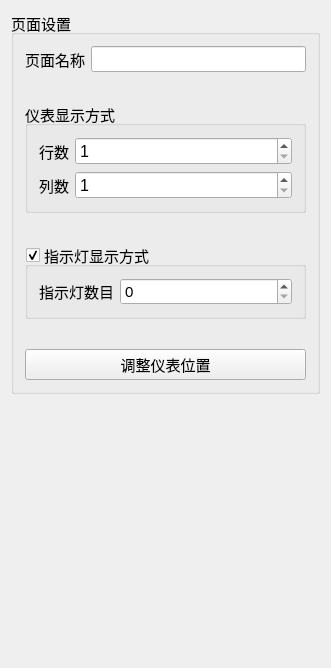
<?xml version="1.0" encoding="UTF-8"?>
<ui version="4.0">
 <class>PageConfigDlg</class>
 <widget class="QWidget" name="PageConfigDlg">
  <property name="geometry">
   <rect>
    <x>0</x>
    <y>0</y>
    <width>331</width>
    <height>668</height>
   </rect>
  </property>
  <property name="focusPolicy">
   <enum>Qt::ClickFocus</enum>
  </property>
  <property name="windowTitle">
   <string>PageConfigDlg</string>
  </property>
  <layout class="QVBoxLayout" name="verticalLayout_2">
   <item>
    <widget class="QGroupBox" name="groupBox">
     <property name="font">
      <font>
       <pointsize>11</pointsize>
      </font>
     </property>
     <property name="title">
      <string>页面设置</string>
     </property>
     <layout class="QVBoxLayout" name="verticalLayout">
      <property name="spacing">
       <number>30</number>
      </property>
      <item>
       <layout class="QHBoxLayout" name="pageNameHorizontalLayout">
        <item>
         <widget class="QLabel" name="pageNameLabel">
          <property name="sizePolicy">
           <sizepolicy hsizetype="Fixed" vsizetype="Preferred">
            <horstretch>0</horstretch>
            <verstretch>0</verstretch>
           </sizepolicy>
          </property>
          <property name="text">
           <string>页面名称</string>
          </property>
          <property name="buddy">
           <cstring>pageNameLineEdit</cstring>
          </property>
         </widget>
        </item>
        <item>
         <widget class="QLineEdit" name="pageNameLineEdit">
          <property name="focusPolicy">
           <enum>Qt::ClickFocus</enum>
          </property>
         </widget>
        </item>
       </layout>
      </item>
      <item>
       <widget class="QGroupBox" name="meterGroupBox">
        <property name="enabled">
         <bool>true</bool>
        </property>
        <property name="title">
         <string>仪表显示方式</string>
        </property>
        <property name="checkable">
         <bool>false</bool>
        </property>
        <layout class="QGridLayout" name="gridLayout">
         <item row="0" column="0">
          <widget class="QLabel" name="rowLabel">
           <property name="sizePolicy">
            <sizepolicy hsizetype="Fixed" vsizetype="Preferred">
             <horstretch>0</horstretch>
             <verstretch>0</verstretch>
            </sizepolicy>
           </property>
           <property name="frameShape">
            <enum>QFrame::NoFrame</enum>
           </property>
           <property name="frameShadow">
            <enum>QFrame::Sunken</enum>
           </property>
           <property name="text">
            <string>行数</string>
           </property>
           <property name="margin">
            <number>0</number>
           </property>
           <property name="indent">
            <number>-1</number>
           </property>
           <property name="buddy">
            <cstring>rowSpinBox</cstring>
           </property>
          </widget>
         </item>
         <item row="0" column="1">
          <widget class="QSpinBox" name="rowSpinBox">
           <property name="font">
            <font>
             <pointsize>12</pointsize>
            </font>
           </property>
           <property name="cursor">
            <cursorShape>IBeamCursor</cursorShape>
           </property>
           <property name="mouseTracking">
            <bool>false</bool>
           </property>
           <property name="focusPolicy">
            <enum>Qt::ClickFocus</enum>
           </property>
           <property name="minimum">
            <number>1</number>
           </property>
           <property name="maximum">
            <number>4</number>
           </property>
          </widget>
         </item>
         <item row="1" column="0">
          <widget class="QLabel" name="columnLabel">
           <property name="text">
            <string>列数</string>
           </property>
           <property name="buddy">
            <cstring>columnSpinBox</cstring>
           </property>
          </widget>
         </item>
         <item row="1" column="1">
          <widget class="QSpinBox" name="columnSpinBox">
           <property name="font">
            <font>
             <pointsize>12</pointsize>
            </font>
           </property>
           <property name="focusPolicy">
            <enum>Qt::ClickFocus</enum>
           </property>
           <property name="minimum">
            <number>1</number>
           </property>
           <property name="maximum">
            <number>4</number>
           </property>
          </widget>
         </item>
        </layout>
       </widget>
      </item>
      <item>
       <widget class="QGroupBox" name="lampGroupBox">
        <property name="focusPolicy">
         <enum>Qt::ClickFocus</enum>
        </property>
        <property name="title">
         <string>指示灯显示方式</string>
        </property>
        <property name="checkable">
         <bool>true</bool>
        </property>
        <layout class="QHBoxLayout" name="horizontalLayout">
         <item>
          <widget class="QLabel" name="lampLabel">
           <property name="sizePolicy">
            <sizepolicy hsizetype="Fixed" vsizetype="Preferred">
             <horstretch>0</horstretch>
             <verstretch>0</verstretch>
            </sizepolicy>
           </property>
           <property name="text">
            <string>指示灯数目</string>
           </property>
           <property name="buddy">
            <cstring>lampNumSpinBox</cstring>
           </property>
          </widget>
         </item>
         <item>
          <widget class="QSpinBox" name="lampNumSpinBox">
           <property name="focusPolicy">
            <enum>Qt::ClickFocus</enum>
           </property>
           <property name="maximum">
            <number>6</number>
           </property>
          </widget>
         </item>
        </layout>
       </widget>
      </item>
      <item>
       <widget class="QPushButton" name="posAdjustPushButton">
        <property name="text">
         <string>调整仪表位置</string>
        </property>
       </widget>
      </item>
     </layout>
    </widget>
   </item>
   <item>
    <spacer name="verticalSpacer">
     <property name="orientation">
      <enum>Qt::Vertical</enum>
     </property>
     <property name="sizeHint" stdset="0">
      <size>
       <width>20</width>
       <height>366</height>
      </size>
     </property>
    </spacer>
   </item>
  </layout>
 </widget>
 <layoutdefault spacing="6" margin="11"/>
 <tabstops>
  <tabstop>meterGroupBox</tabstop>
 </tabstops>
 <resources/>
 <connections>
  <connection>
   <sender>lampGroupBox</sender>
   <signal>clicked(bool)</signal>
   <receiver>lampNumSpinBox</receiver>
   <slot>setEnabled(bool)</slot>
   <hints>
    <hint type="sourcelabel">
     <x>79</x>
     <y>297</y>
    </hint>
    <hint type="destinationlabel">
     <x>284</x>
     <y>285</y>
    </hint>
   </hints>
  </connection>
  <connection>
   <sender>lampGroupBox</sender>
   <signal>toggled(bool)</signal>
   <receiver>lampNumSpinBox</receiver>
   <slot>setEnabled(bool)</slot>
   <hints>
    <hint type="sourcelabel">
     <x>53</x>
     <y>232</y>
    </hint>
    <hint type="destinationlabel">
     <x>163</x>
     <y>279</y>
    </hint>
   </hints>
  </connection>
 </connections>
</ui>
